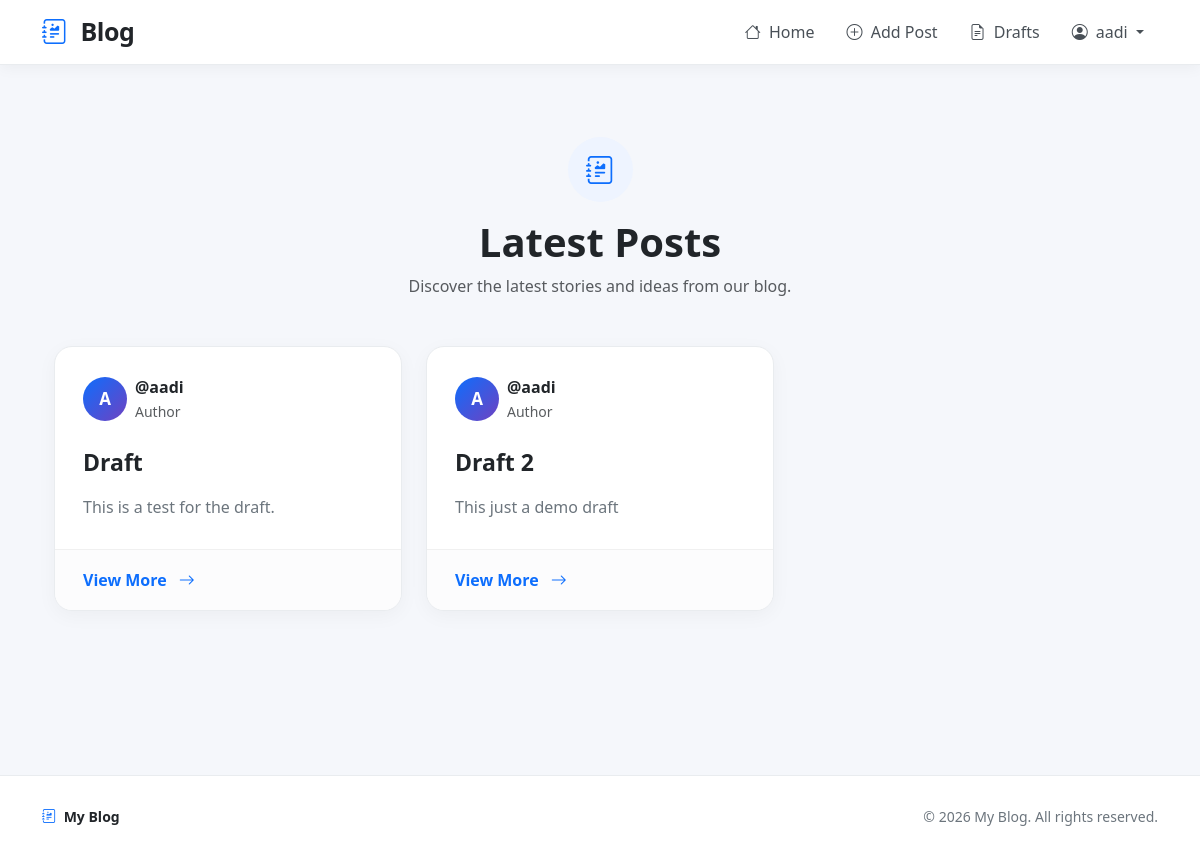
The app's page /draft-list/ (signed in), older data.
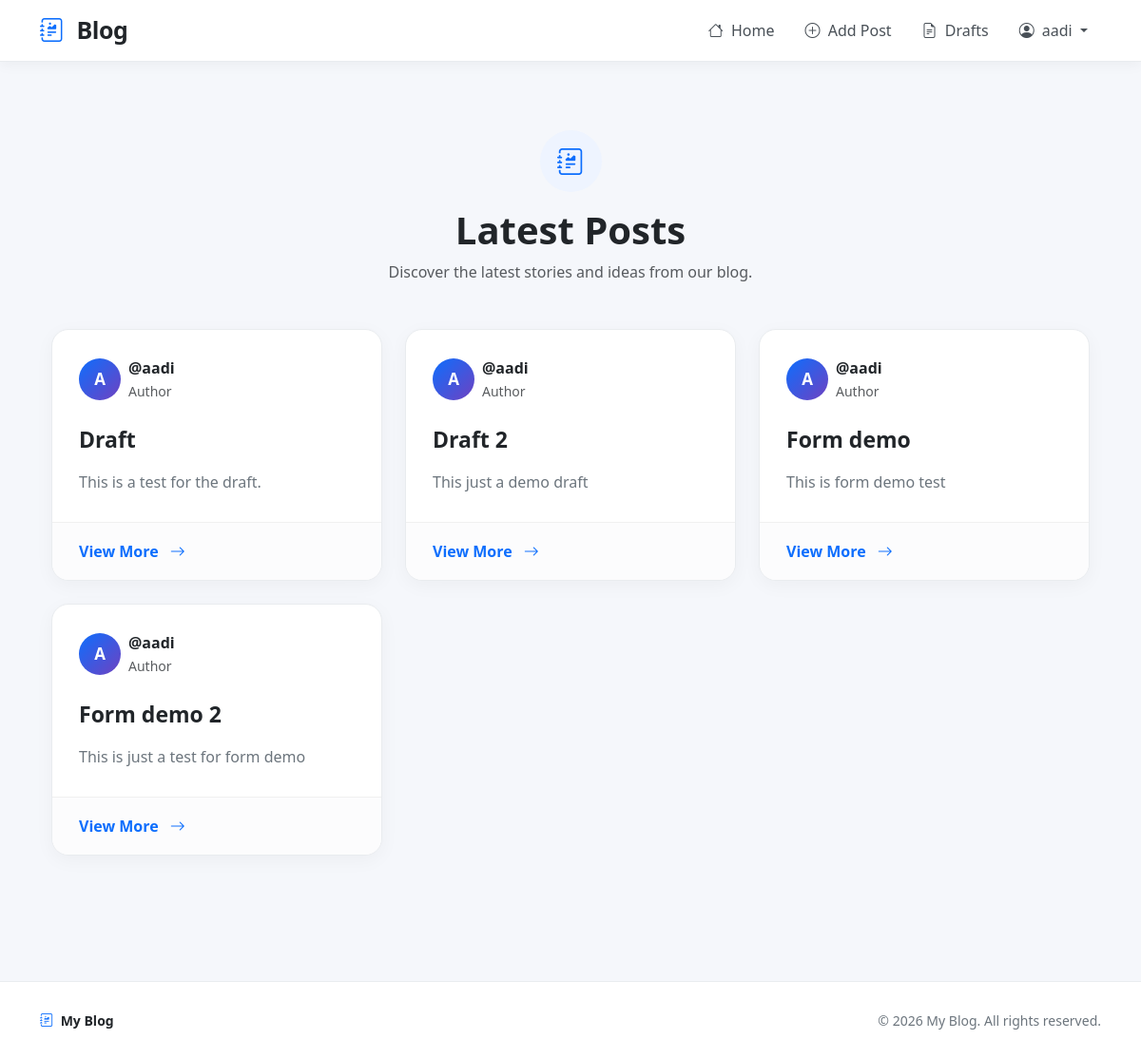
The same page, newer data.
### blog_app/models.py (models this page shows, shortened)
class Post(models.Model):
    title = models.CharField(max_length=256)
    content = models.TextField()
    author = models.ForeignKey("auth.User", on_delete=models.CASCADE)
    created_at = models.DateTimeField(auto_now_add=True)
    updated_at = models.DateTimeField(auto_now=True)
    published_at = models.DateTimeField(null=True, blank=True)

### blog_app/views.py (the view)
# urls.py: path("draft-list/", views.draft_list, name="draft-list"),
@login_required
def draft_list(request):
    posts = Post.objects.filter(published_at__isnull=True)
    return render(
        request,
        "draft_list.html",
        {"posts": posts},
    )

### templates/draft_list.html (shortened to what this page needs)
{% extends "base.html" %}
{% block content %}
<div class="container py-5">
    <div class="text-center mb-5">
        <div class="home-icon mb-3">
            <i class="bi bi-journal-richtext"></i>
        </div>
        <h1 class="fw-bold mb-2">
            Latest Posts
        </h1>
        <p class="text-muted">
            Discover the latest stories and ideas from our blog.
        </p>
    </div>
    <div class="row g-4">
        {% for post in posts %}
        <div class="col-12 col-md-6 col-lg-4">
            <article class="post-card h-100">
                <div class="post-card-body">
                    <div class="d-flex align-items-center mb-4">
                        <div class="author-avatar">
                            {{ post.author.username|first|upper }}
                        </div>
                        <div class="ms-2">
                            <div class="fw-semibold">
                                @{{ post.author.username }}
                            </div>
                            <small class="text-muted">
                                Author
                            </small>
                        </div>
                    </div>
                    <h2 class="post-title">
                        <a href="{% url 'post-detail' post.pk %}">
                            {{ post.title }}
                        </a>
                    </h2>
                    <p class="post-excerpt">
                        {{ post.content|truncatewords:30 }}
                    </p>
                </div>
                <div class="post-card-footer">
                    <a href="{% url 'post-detail' post.pk %}" class="read-more">
                        View More
                        <i class="bi bi-arrow-right ms-2"></i>
                    </a>
                </div>
            </article>
        </div>
        {% endfor %}
    </div>
</div>
{% endblock content %}

Row changes from the older to the newer data that the page shows:
added Post: author.username|first "A", author.username "aadi", title "Form demo", content "This is form demo test"
added Post: author.username|first "A", author.username "aadi", title "Form demo 2", content "This is just a test for form demo"
